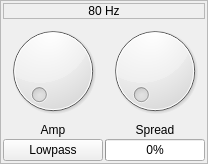
                     <widget class="QFrame" name="frame_20">
                      <property name="frameShape">
                       <enum>QFrame::StyledPanel</enum>
                      </property>
                      <layout class="QGridLayout" name="gridLayout_97">
                       <property name="leftMargin">
                        <number>2</number>
                       </property>
                       <property name="topMargin">
                        <number>2</number>
                       </property>
                       <property name="rightMargin">
                        <number>2</number>
                       </property>
                       <property name="bottomMargin">
                        <number>2</number>
                       </property>
                       <property name="spacing">
                        <number>2</number>
                       </property>
                       <item row="1" column="0">
                        <layout class="QVBoxLayout" name="verticalLayout_45">
                         <item>
                          <widget class="QDial" name="amp_dial_4">
                           <property name="minimum">
                            <number>0</number>
                           </property>
                           <property name="maximum">
                            <number>200</number>
                           </property>
                          </widget>
                         </item>
                         <item>
                          <widget class="QLabel" name="label_114">
                           <property name="text">
                            <string>Amp</string>
                           </property>
                           <property name="alignment">
                            <set>Qt::AlignCenter</set>
                           </property>
                          </widget>
                         </item>
                        </layout>
                       </item>
                       <item row="1" column="1">
                        <layout class="QVBoxLayout" name="verticalLayout_46">
                         <item>
                          <widget class="QDial" name="spread_dial_4">
                           <property name="minimum">
                            <number>1</number>
                           </property>
                           <property name="maximum">
                            <number>500</number>
                           </property>
                          </widget>
                         </item>
                         <item>
                          <widget class="QLabel" name="label_115">
                           <property name="text">
                            <string>Spread</string>
                           </property>
                           <property name="alignment">
                            <set>Qt::AlignCenter</set>
                           </property>
                          </widget>
                         </item>
                        </layout>
                       </item>
                       <item row="2" column="0">
                        <widget class="QPushButton" name="filter_type_btm_4">
                         <property name="text">
                          <string>Lowpass</string>
                         </property>
                        </widget>
                       </item>
                       <item row="2" column="1">
                        <widget class="QProgressBar" name="spread_bar_4">
                         <property name="minimum">
                          <number>1</number>
                         </property>
                         <property name="maximum">
                          <number>500</number>
                         </property>
                         <property name="value">
                          <number>1</number>
                         </property>
                         <property name="alignment">
                          <set>Qt::AlignCenter</set>
                         </property>
                        </widget>
                       </item>
                       <item row="0" column="0" colspan="2">
                        <widget class="QLabel" name="label_116">
                         <property name="frameShape">
                          <enum>QFrame::StyledPanel</enum>
                         </property>
                         <property name="text">
                          <string>80 Hz</string>
                         </property>
                         <property name="alignment">
                          <set>Qt::AlignCenter</set>
                         </property>
                        </widget>
                       </item>
                      </layout>
                     </widget>
